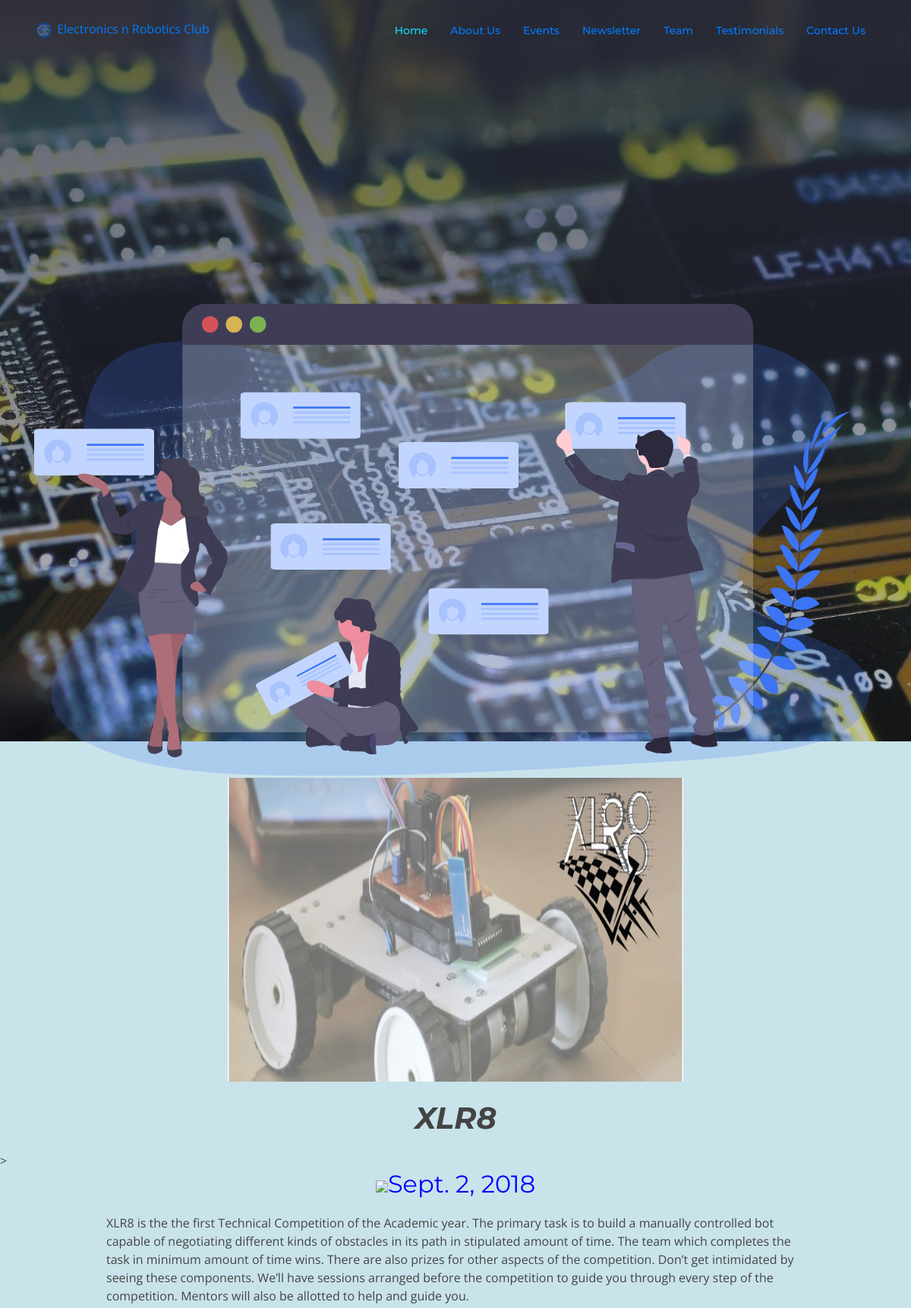
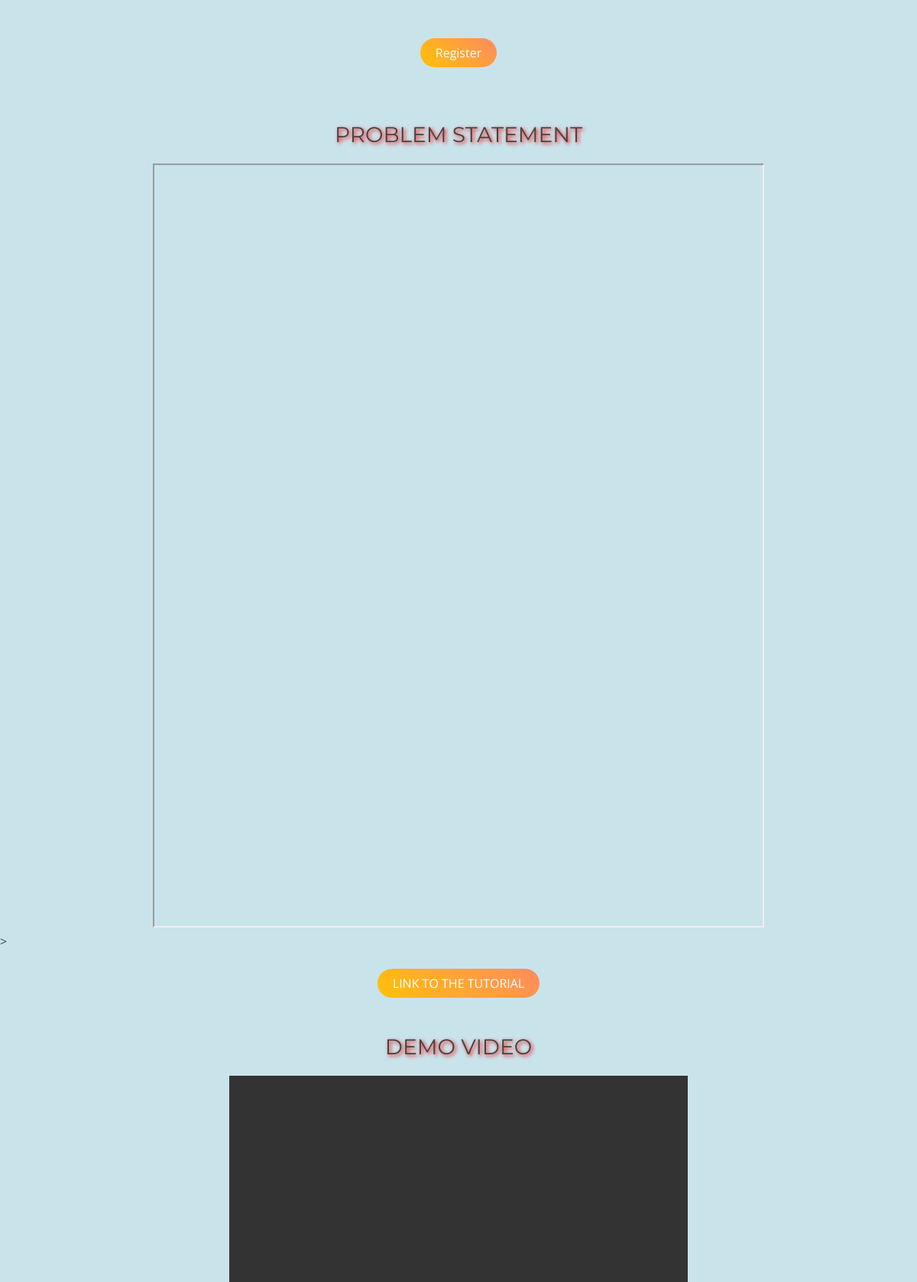
The app's page /erc/events/1/ (upper part) with its own data (2 pictures, top to bottom).
### erc/models.py (models this page shows, shortened)
class Event(models.Model):
	name=models.CharField(max_length=80)
	problem_statement=models.FileField(null=True,blank=True)
	video=models.CharField(max_length=100,null=True,blank=True)
	event_status=models.CharField(max_length=100,null=True,blank=True)
	content=models.TextField(null=True,blank=True)
	date=models.DateField(null=True,blank=True)
	img=models.ImageField(upload_to='media/events',max_length=100)
	filterClass=models.CharField(max_length=80,blank=True)

### erc/views.py (the view)
# urls.py: path('events/<int:Event_id>/',event_detail, name='event_detail'),
def event_detail(request,Event_id):
	try:
		event=Event.objects.get(pk=Event_id)
	except Event.DoesNotExist:
		raise Http404("Event Does Not Exist")
	return render(request,'erc/event_detail.html',{'event':event})

### erc/templates/erc/event_detail.html (shortened to what this page needs)
{% extends 'erc/base_events_news.html' %}
{% block body %}
  <br>
  <br>
  <div align="center"><img src={{event.img.url}} height="400" width="600"></div>
  <br>
  <div align="center" ><h1 style="font-style:italic"><b>{{event.name}}</b></h1></div>>
  {% if event.date%}
    <div align="center"><h2 style="color:blue"><img src="https://img.icons8.com/wired/64/000000/calendar.png">{{event.date}}</h2></div>
  {%endif%}
  {% if event.content%}
  <p style="margin-left: 140px;margin-right:140px">{{event.content}}</p>
  {%endif%}
  <br>
  {% if event.name == "XLR8" %}
  <div align="center" ><a href="https://docs.google.com/forms/d/e/1FAIpQLSfJRMDFBfvSNFEhPLVSkgrGMwXQixkRp-XNLm9br60NkoHp5g/closedform" class="square_btn" >Register</a></div>
  <br>
  <br>
  <br>
  <div align="center"><h3 style="text-shadow: 2px 2px 5px red">PROBLEM STATEMENT</h3><iframe src="{{event.problem_statement.url}}" height="1000" width="800"></iframe></div>>
  <br>
  <br>
  <div align="center" ><a href="#" class="square_btn" >LINK TO THE TUTORIAL</a></div>
  <br>
  <br>
  <div align="center"><h3 style="text-shadow: 2px 2px 5px red">DEMO VIDEO</h3></div>
  <div align="center"><video height="400" width="600" controls>
  <source src="{{event.video}}" type="video/mp4">
  </video></div>
  {%endif%}
  <br>
  <br>
{% endblock %}

### erc/static/erc/css/style.css (style rules this page uses)
body { background: rgba(149,200,216,0.5); color: #444; font-family: "Open Sans", sans-serif; }
a { color: #007bff; transition: 0.o5s; }
p { padding: 0; margin: 0 0 30px 0; }
h1, h2, h3, h4, h5, h6 { font-family: "Montserrat", R; font-weight: 400; margin: 0 0 20px 0; padding: 0; }

### erc/templates/erc/event_detail.html (style rules this page uses)
.square_btn { display: inline-block; padding: 7px 20px; border-radius: 25px; text-decoration: none; color: #FFF; background-image: -webkit-linear-gradient(45deg, #FFC107 0%, #ff8b5f 100%); background-image: linear-gradient(45deg, #FFC107 0%, #ff8b5f 100%); transition: .4s; }

### records on screen
Event: img (picture), name "XLR8", date "Sept. 2, 2018", content "XLR8 is the the first Technical Competition of the Academic year. The primary task is to build a manually controlled bot capable of negotiating different kinds of obstacles in its path in stipulated amount of time. The team which completes the task in minimum amount of time wins. There are also prizes for other aspects of the competition. Don’t get intimidated by seeing these components. We’ll have sessions arranged before the competition to guide you through every step of the competition. Mentors will also be allotted to help and guide you."
